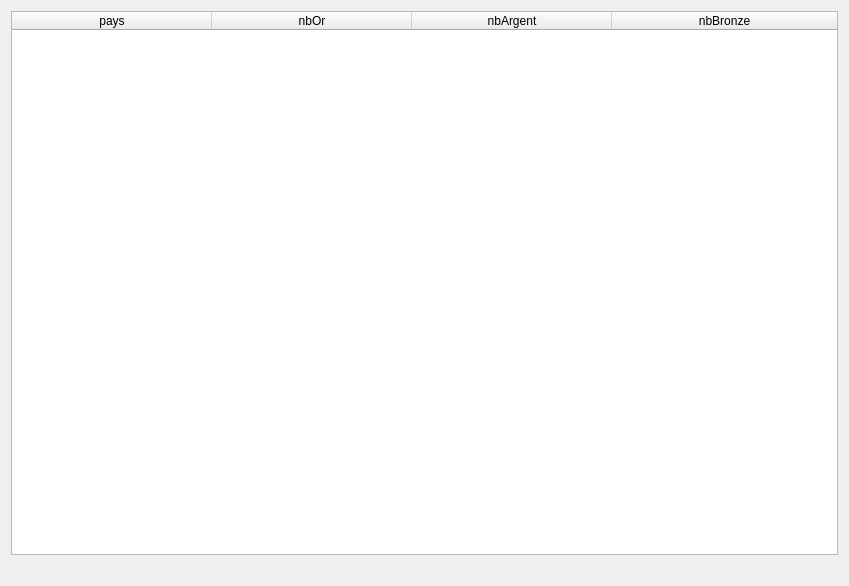
<?xml version="1.0" encoding="UTF-8"?>
<ui version="4.0">
 <class>fct_interrogation_2</class>
 <widget class="QDialog" name="fct_interrogation_2">
  <property name="geometry">
   <rect>
    <x>0</x>
    <y>0</y>
    <width>849</width>
    <height>586</height>
   </rect>
  </property>
  <property name="windowTitle">
   <string>Classement des pays selon leur nombre de médailles</string>
  </property>
  <layout class="QVBoxLayout" name="verticalLayout">
   <item>
    <widget class="QTableWidget" name="table_fct_interrogation_2">
     <attribute name="horizontalHeaderDefaultSectionSize">
      <number>200</number>
     </attribute>
     <attribute name="horizontalHeaderMinimumSectionSize">
      <number>50</number>
     </attribute>
     <attribute name="horizontalHeaderStretchLastSection">
      <bool>true</bool>
     </attribute>
     <attribute name="verticalHeaderVisible">
      <bool>false</bool>
     </attribute>
     <column>
      <property name="text">
       <string>pays</string>
      </property>
     </column>
     <column>
      <property name="text">
       <string>nbOr</string>
      </property>
     </column>
     <column>
      <property name="text">
       <string>nbArgent</string>
      </property>
     </column>
     <column>
      <property name="text">
       <string>nbBronze</string>
      </property>
     </column>
    </widget>
   </item>
   <item>
    <widget class="QLabel" name="label_fct_interrogation_2">
     <property name="text">
      <string/>
     </property>
     <property name="alignment">
      <set>Qt::AlignCenter</set>
     </property>
    </widget>
   </item>
  </layout>
 </widget>
 <resources/>
 <connections/>
</ui>
